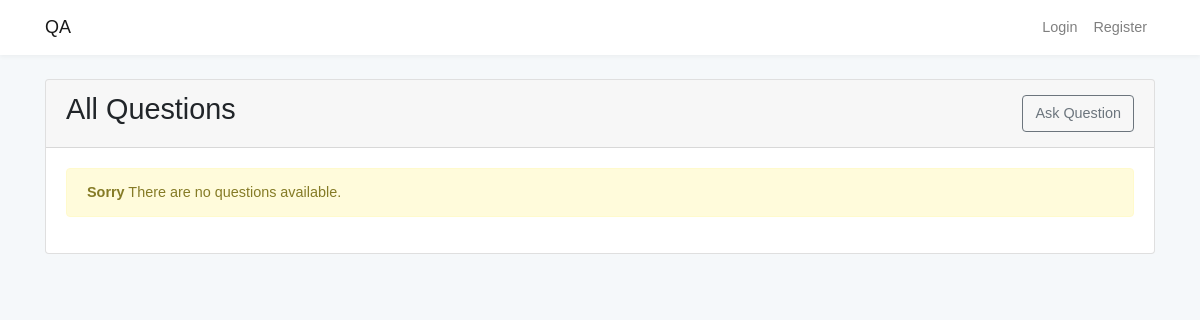
Before: / with the older database file.
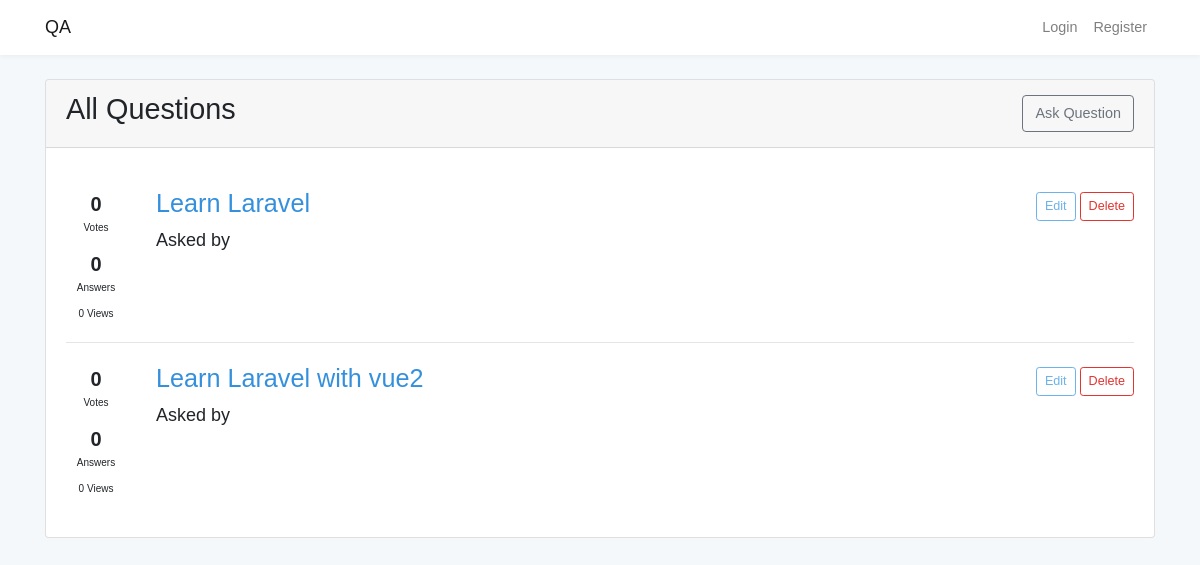
After: the same page with the newer database file.
### qaapp/models.py (models this page shows)
class Question(models.Model):
    title = models.CharField(max_length=255)
    slug = models.SlugField(unique=True)
    body = models.TextField()
    views = models.IntegerField(verbose_name='Page Views', default=0)
    best_answer = models.OneToOneField(Answer, null=True, blank=True, on_delete=models.SET_NULL,
                                       related_name='best_answer')
    created_at = models.DateTimeField(verbose_name='Created At', default=timezone.now)
    updated_at = models.DateTimeField(verbose_name='Updated At', default=timezone.now)

### qaapp/views.py (the view)
# urls.py: path('', views.QuestionListView.as_view(), name='home'),
class QuestionListView(ListView):
    model = Question
    queryset = Question.objects.all()
    context_object_name = "questions"
    template_name = 'home.html'
    paginate_by = 6
    def get_context_data(self, **kwargs):
        context = super().get_context_data(**kwargs)
        context['title'] = 'Home'
        return context

### templates/home.html (shortened to what this page needs)
{% extends 'base.html' %}
{% block content %}
    <div class="container">
        <div class="row justify-content-center">
            <div class="col-md-12">
                <div class="card">
                    <div class="card-header">
                        <div class="d-flex align-items-center">
                            <h2>All Questions</h2>
                            <div class="ml-auto">
                                <a href="{% url 'qa:questions-create' %}" class="btn btn-outline-secondary">Ask
                                    Question</a>
                            </div>
                        </div>
                    </div>
                    <div class="card-body">
                        {% if questions %}
                            {% for question in questions %}
                                {% include 'questions/excerpt.html' %}
                            {% endfor %}
                        {% else %}
                            <div class="alert alert-warning">
                                <strong>Sorry</strong> There are no questions available.
                            </div>
                        {% endif %}
                    </div>
                </div>
            </div>
        </div>
    </div>
{% endblock %}

### templates/base.html (shortened to what this page needs)
{% load static %}
<!DOCTYPE html>
<html>
<head>
    <link rel="stylesheet" href="{% static 'css/app.css' %}">
</head>
<body>
<div id="app">
    <nav class="navbar navbar-expand-md navbar-light navbar-laravel">
        <div class="container">
            <a class="navbar-brand" href="{% url 'qa:home' %}">
                QA
            </a>
            <div class="collapse navbar-collapse" id="navbarSupportedContent">
                <ul class="navbar-nav ml-auto">
                    {% if user and user.is_anonymous %}
                        <li class="nav-item">
                            <a class="nav-link" href="{% url 'accounts:login' %}">Login</a>
                        </li>
                        <li class="nav-item">
                            <a class="nav-link" href="{% url 'accounts:register' %}">Register</a>
                        </li>
                    {% endif %}
                </ul>
            </div>
        </div>
    </nav>
    <main class="py-4">
        {% block content %}
        {% endblock %}
    </main>
</div>
</body>
</html>

### templates/questions/excerpt.html (shortened to what this page needs)
<div class="media post">
    <div class="d-flex flex-column counters">
        <div class="vote">
            <strong>0</strong> Votes
        </div>
        <div class="status">
            <strong>0</strong> Answers
        </div>
        <div class="view">
            0 Views
        </div>
    </div>
    <div class="media-body">
        <div class="d-flex align-items-center">
            <h3 class="mt-0">
                <a href="{% url 'qa:questions-detail' question.slug %}">{{ question.title }}</a>
            </h3>
            <div class="ml-auto">
                <a href="" class="btn btn-sm btn-outline-info">Edit</a>
                <form class="form-delete" method="post" action="">
                    <button type="submit" class="btn btn-sm btn-outline-danger"
                            onclick="return confirm('Are you sure?')">Delete
                    </button>
                </form>
            </div>
        </div>
        <p class="lead">
            Asked by
        </p>
    </div>
</div>

Changed rows visible on the page:
added Question: title "Learn Laravel"
added Question: title "Learn Laravel with vue2"
Other visible differences:
text no longer shown: "Sorry There are no questions available."
